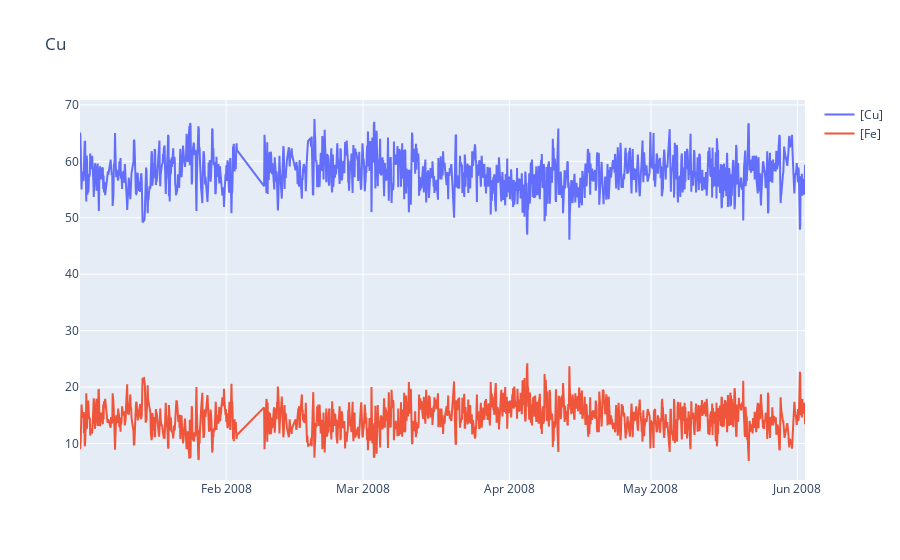

The notebook cell saved with this chart:
### Code cell
plotly_df(df1[['[Cu]','[Fe]']], title = "Cu")

### Figure 1 — Plotly figure (JSON) as saved in the notebook; plotly's stock layout.template omitted (floating-point values rounded to 4 significant figures; data arrays with more than 128 entries replaced by an {"elided": "..."} marker saying what was removed)
{"data": [{"mode": "lines", "name": "[Cu]", "type": "scatter", "x": {"elided": "1701 str values"}, "y": {"elided": "1701 float values"}}, {"mode": "lines", "name": "[Fe]", "type": "scatter", "x": {"elided": "1701 str values"}, "y": {"elided": "1701 float values"}}], "layout": {"title": {"text": "Cu"}}}
